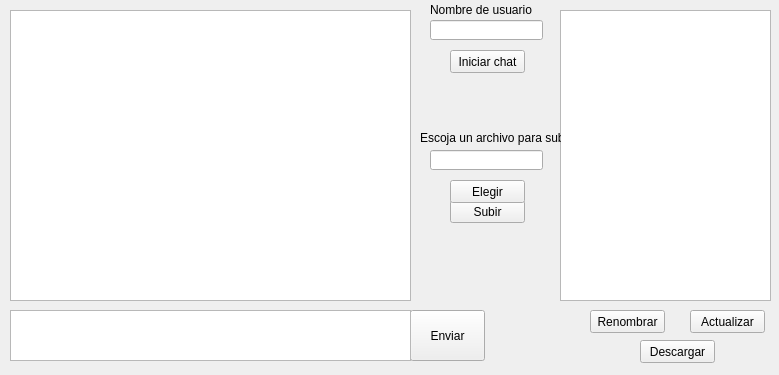
<?xml version="1.0" encoding="UTF-8"?>
<ui version="4.0">
 <class>main</class>
 <widget class="QWidget" name="main">
  <property name="geometry">
   <rect>
    <x>0</x>
    <y>0</y>
    <width>779</width>
    <height>375</height>
   </rect>
  </property>
  <property name="windowTitle">
   <string>Form</string>
  </property>
  <widget class="QListWidget" name="listWidget">
   <property name="geometry">
    <rect>
     <x>10</x>
     <y>10</y>
     <width>401</width>
     <height>291</height>
    </rect>
   </property>
  </widget>
  <widget class="QPushButton" name="sendButton">
   <property name="geometry">
    <rect>
     <x>410</x>
     <y>310</y>
     <width>75</width>
     <height>51</height>
    </rect>
   </property>
   <property name="text">
    <string>Enviar</string>
   </property>
  </widget>
  <widget class="QTextEdit" name="textEdit">
   <property name="geometry">
    <rect>
     <x>10</x>
     <y>310</y>
     <width>401</width>
     <height>51</height>
    </rect>
   </property>
  </widget>
  <widget class="QTreeView" name="treeView">
   <property name="geometry">
    <rect>
     <x>560</x>
     <y>10</y>
     <width>211</width>
     <height>291</height>
    </rect>
   </property>
   <property name="editTriggers">
    <set>QAbstractItemView::NoEditTriggers</set>
   </property>
  </widget>
  <widget class="QPushButton" name="download_button">
   <property name="geometry">
    <rect>
     <x>640</x>
     <y>340</y>
     <width>75</width>
     <height>23</height>
    </rect>
   </property>
   <property name="text">
    <string>Descargar</string>
   </property>
  </widget>
  <widget class="QPushButton" name="rename_button">
   <property name="geometry">
    <rect>
     <x>590</x>
     <y>310</y>
     <width>75</width>
     <height>23</height>
    </rect>
   </property>
   <property name="text">
    <string>Renombrar</string>
   </property>
  </widget>
  <widget class="QPushButton" name="reaload_button">
   <property name="geometry">
    <rect>
     <x>690</x>
     <y>310</y>
     <width>75</width>
     <height>23</height>
    </rect>
   </property>
   <property name="text">
    <string>Actualizar</string>
   </property>
  </widget>
  <widget class="QLineEdit" name="userchat">
   <property name="geometry">
    <rect>
     <x>430</x>
     <y>20</y>
     <width>113</width>
     <height>20</height>
    </rect>
   </property>
   <property name="text">
    <string/>
   </property>
  </widget>
  <widget class="QPushButton" name="chatButton">
   <property name="geometry">
    <rect>
     <x>450</x>
     <y>50</y>
     <width>75</width>
     <height>23</height>
    </rect>
   </property>
   <property name="text">
    <string>Iniciar chat</string>
   </property>
  </widget>
  <widget class="QLabel" name="label">
   <property name="geometry">
    <rect>
     <x>430</x>
     <y>0</y>
     <width>111</width>
     <height>20</height>
    </rect>
   </property>
   <property name="text">
    <string>Nombre de usuario</string>
   </property>
  </widget>
  <widget class="QLineEdit" name="fileroot">
   <property name="geometry">
    <rect>
     <x>430</x>
     <y>150</y>
     <width>113</width>
     <height>20</height>
    </rect>
   </property>
  </widget>
  <widget class="QLabel" name="label_2">
   <property name="geometry">
    <rect>
     <x>420</x>
     <y>130</y>
     <width>141</width>
     <height>16</height>
    </rect>
   </property>
   <property name="text">
    <string>Escoja un archivo para subir</string>
   </property>
  </widget>
  <widget class="QPushButton" name="uploadButton">
   <property name="geometry">
    <rect>
     <x>450</x>
     <y>200</y>
     <width>75</width>
     <height>23</height>
    </rect>
   </property>
   <property name="text">
    <string>Subir</string>
   </property>
  </widget>
  <widget class="QPushButton" name="chooseButton">
   <property name="geometry">
    <rect>
     <x>450</x>
     <y>180</y>
     <width>75</width>
     <height>23</height>
    </rect>
   </property>
   <property name="text">
    <string>Elegir</string>
   </property>
  </widget>
 </widget>
 <resources/>
 <connections/>
</ui>
